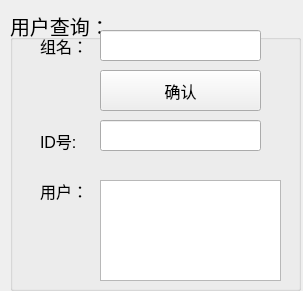
<?xml version="1.0" encoding="UTF-8"?>
<ui version="4.0">
 <class>Form</class>
 <widget class="QWidget" name="Form">
  <property name="geometry">
   <rect>
    <x>0</x>
    <y>0</y>
    <width>303</width>
    <height>291</height>
   </rect>
  </property>
  <property name="windowTitle">
   <string>Form</string>
  </property>
  <widget class="QGroupBox" name="groupBox">
   <property name="geometry">
    <rect>
     <x>10</x>
     <y>10</y>
     <width>291</width>
     <height>281</height>
    </rect>
   </property>
   <property name="font">
    <font>
     <pointsize>15</pointsize>
    </font>
   </property>
   <property name="title">
    <string>用户查询：</string>
   </property>
   <widget class="QTextEdit" name="textEdit">
    <property name="geometry">
     <rect>
      <x>90</x>
      <y>170</y>
      <width>181</width>
      <height>101</height>
     </rect>
    </property>
   </widget>
   <widget class="QPushButton" name="pushButton">
    <property name="geometry">
     <rect>
      <x>90</x>
      <y>60</y>
      <width>161</width>
      <height>41</height>
     </rect>
    </property>
    <property name="font">
     <font>
      <pointsize>12</pointsize>
     </font>
    </property>
    <property name="text">
     <string>确认</string>
    </property>
   </widget>
   <widget class="QLineEdit" name="lineEdit">
    <property name="geometry">
     <rect>
      <x>90</x>
      <y>20</y>
      <width>161</width>
      <height>31</height>
     </rect>
    </property>
   </widget>
   <widget class="QLineEdit" name="lineEdit_2">
    <property name="geometry">
     <rect>
      <x>90</x>
      <y>110</y>
      <width>161</width>
      <height>31</height>
     </rect>
    </property>
   </widget>
   <widget class="QLabel" name="label">
    <property name="geometry">
     <rect>
      <x>30</x>
      <y>20</y>
      <width>51</width>
      <height>31</height>
     </rect>
    </property>
    <property name="font">
     <font>
      <pointsize>12</pointsize>
     </font>
    </property>
    <property name="text">
     <string>组名：</string>
    </property>
   </widget>
   <widget class="QLabel" name="label_2">
    <property name="geometry">
     <rect>
      <x>30</x>
      <y>120</y>
      <width>51</width>
      <height>21</height>
     </rect>
    </property>
    <property name="font">
     <font>
      <pointsize>12</pointsize>
     </font>
    </property>
    <property name="text">
     <string>ID号:</string>
    </property>
   </widget>
   <widget class="QLabel" name="label_3">
    <property name="geometry">
     <rect>
      <x>30</x>
      <y>170</y>
      <width>51</width>
      <height>21</height>
     </rect>
    </property>
    <property name="font">
     <font>
      <pointsize>12</pointsize>
     </font>
    </property>
    <property name="text">
     <string>用户：</string>
    </property>
   </widget>
  </widget>
 </widget>
 <resources/>
 <connections/>
</ui>
